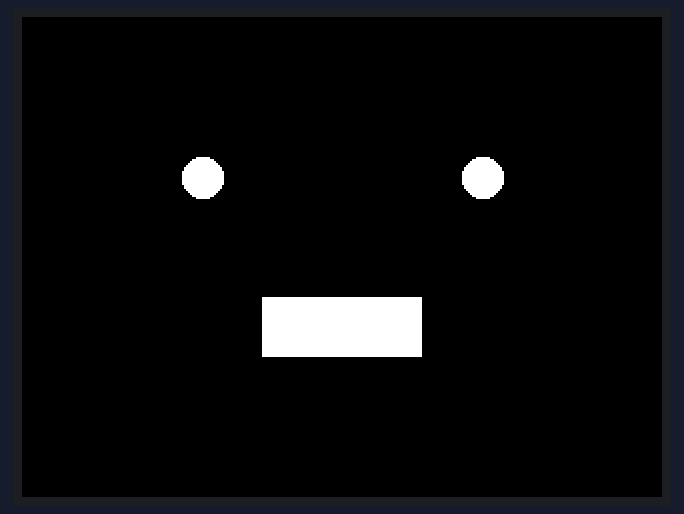
Bench run of a sketch on a simulated ESP32. On the bench: 320×240 colour display.

Above: at 0.3 s.

The sketch:

RectCircle.ino
```cpp
#include<M5Stack.h>
// M5Stack's LCD: 240 pixels (length, y), 320 pixels (width, x)

void setup(){
  M5.begin(); // Initialize the M5stack object.
  M5.Lcd.fillScreen(BLACK);
  M5.Lcd.fillRect(120, 140, 80, 30, WHITE); // Fill in the squares
  M5.Lcd.fillCircle(90, 80, 10, WHITE); // Fill in the circle
  M5.Lcd.fillCircle(230, 80, 10, WHITE);

}

void loop(){

}
```
